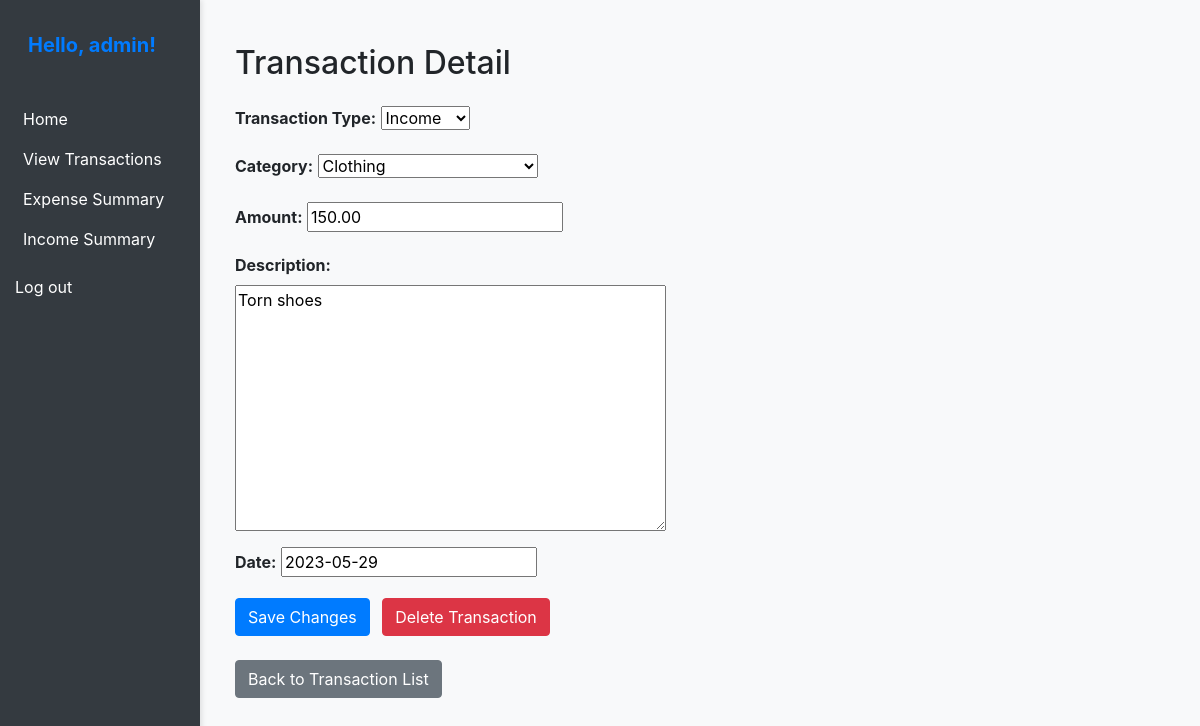
The page /expense_tracker/transactions/29/edit (signed in) on the database its author committed.
### expense_manager/models.py (models this page shows, shortened)
class Transaction(models.Model):
    user = models.ForeignKey(User, on_delete=models.CASCADE)
    amount = models.DecimalField(max_digits=10, decimal_places=2)
    category = models.ForeignKey(Category, on_delete=models.CASCADE)
    description = models.TextField(max_length=50, null=True, blank=True)
    date = models.DateField()
    TRANSACTION_TYPES = [
        ('income', 'Income'),
        ('expense', 'Expense'),
    ]
    transaction_type = models.CharField(max_length=10, choices=TRANSACTION_TYPES)
    class Meta:
        verbose_name = 'Transaction'
        verbose_name_plural = 'Transactions'

### expense_manager/views.py (the view)
# urls.py: path('transactions/<int:transaction_id>/edit', views.edit_transaction, name='edit_transaction'),
@login_required
def edit_transaction(request, transaction_id):
    transaction = get_object_or_404(Transaction, pk=transaction_id)
    if request.method == 'POST':
        form = TransactionEditForm(request.POST, instance=transaction)
        if form.is_valid():
            form.save()
            return redirect('transaction_detail', transaction_id=transaction.id)
    else:
        form = TransactionEditForm(instance=transaction)
    return render(request, 'transaction_edit.html', {'form': form, 'transaction': transaction})

### expense_manager/forms.py
class TransactionEditForm(forms.ModelForm):
    class Meta:
        model = Transaction
        fields = ['transaction_type', 'category', 'amount', 'description', 'date']

### expense_manager/models.py (called while the page is built)
    def __str__(self):
        return self.get_category_name_display()

### templates/transaction_edit.html (shortened to what this page needs)
{% extends "base.html" %}
{% block content %}
    <div class="container">
        <h2 class="my-4">Transaction Detail</h2>
        <form method="post" action="{% url 'edit_transaction' transaction.id %}" class="mb-4">
            <div class="form-group">
                <label for="{{ form.transaction_type.id_for_label }}" class="font-weight-bold">Transaction Type:</label>
                {{ form.transaction_type }}
            </div>
            <div class="form-group">
                <label for="{{ form.category.id_for_label }}" class="font-weight-bold">Category:</label>
                {{ form.category }}
            </div>
            <div class="form-group">
                <label for="{{ form.amount.id_for_label }}" class="font-weight-bold">Amount:</label>
                {{ form.amount }}
            </div>
            <div class="form-group">
                <label for="{{ form.description.id_for_label }}" class="font-weight-bold">Description:</label>
                <div class="input-group">
                    {{ form.description }}
                </div>
            </div>
            <div class="form-group">
                <label for="{{ form.date.id_for_label }}" class="font-weight-bold">Date:</label>
                {{ form.date }}
            </div>
            <div class="form-group">
                <button type="submit" class="btn btn-primary mr-2">Save Changes</button>
                <a href="#" onclick="showConfirmationDialog({{ transaction.id }})" class="btn btn-danger">Delete Transaction</a>
            </div>
        </form>
        <p><a href="{% url 'transaction_list' %}" class="btn btn-secondary">Back to Transaction List</a></p>
    </div>
{% endblock %}

### templates/base.html (shortened to what this page needs)
<!DOCTYPE html>
<html lang="en">
<head>
    <link rel="stylesheet" href="https://stackpath.bootstrapcdn.com/bootstrap/4.1.3/css/bootstrap.min.css">
    {% load static %}
    <link rel="stylesheet" href="{% static 'css/styles.css' %}">
</head>
<body>
    <div class="container-fluid">
        <div class="row">
            <div class="col-sm-2">
                {% block sidebar %}
                {% if user.is_authenticated %}
                <div class="text-center mb-4">
                    <a class="navbar-brand">
                        <p>Hello, {{ user.get_username }}!</p>
                    </a>
                </div>
                {% endif %}
                <ul class="sidebar-nav">
                    <li><a href="{% url 'index' %}">Home</a></li>
                    <li><a href="{% url 'transaction_list' %}">View Transactions</a></li>
                    <li><a href="{% url 'expense_summary' %}">Expense Summary</a></li>
                    <li><a href="{% url 'income_summary' %}">Income Summary</a></li>
                </ul>
                {% if user.is_authenticated %}
                <a href="{% url 'logout'%}" style="color: #ffffff;">Log out</a>
                {% else %}
                <a href="{% url 'login'%}" style="color: #ffffff;">Log in</a><br>
                <a href="{% url 'register'%}" style="color: #ffffff;">Register</a>
                {% endif %}
                {% endblock %}
            </div>
            <div class="custom-alert-container">
            </div>
            <div class="col-sm-10 ">
                {% block content %}{% endblock %}
            </div>
        </div>
    </div>
</body>
</html>

### expense_manager/static/css/styles.css (style rules this page uses)
.row { margin: 0; height: 100%; }
body { background-color: #f8f9fa; }
.container-fluid { height: 100vh; padding: 0; }
.sidebar-nav { list-style: none; padding: 0; background-color: #343a40; color: #ffffff; }
.sidebar-nav li { padding: 8px; }
.sidebar-nav a { color: #ffffff; text-decoration: none; }
.navbar-brand p { margin: 0; padding: 10px; color: #007bff; font-weight: bold; }
.custom-alert-container { position: fixed; top: 0; right: 0; z-index: 1000; padding: 10px; }
.col-sm-2 { background-color: #343a40; color: #fff; padding: 15px; min-height: 100%; box-shadow: 2px 0 5px rgba(0, 0, 0, 0.1); }
.col-sm-10 { padding: 20px; }

### rows shown on the page
Transaction: transaction_type "Income", category "Clothing", amount "150.00", description "Torn shoes", date "2023-05-29"

### other values the page prints
{{ user.get_username }} "admin"
